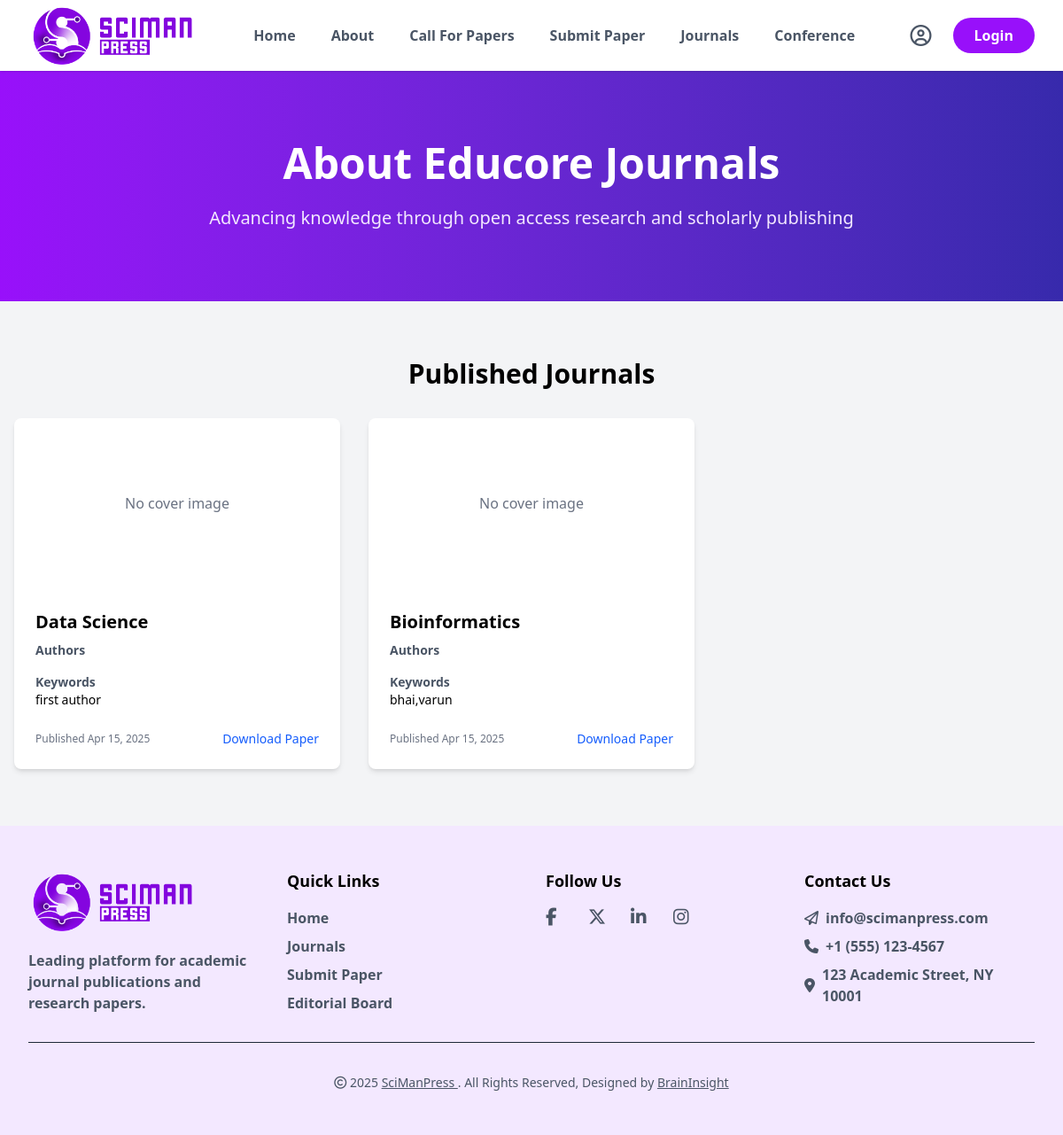
Page /journals/ on the earlier database version.
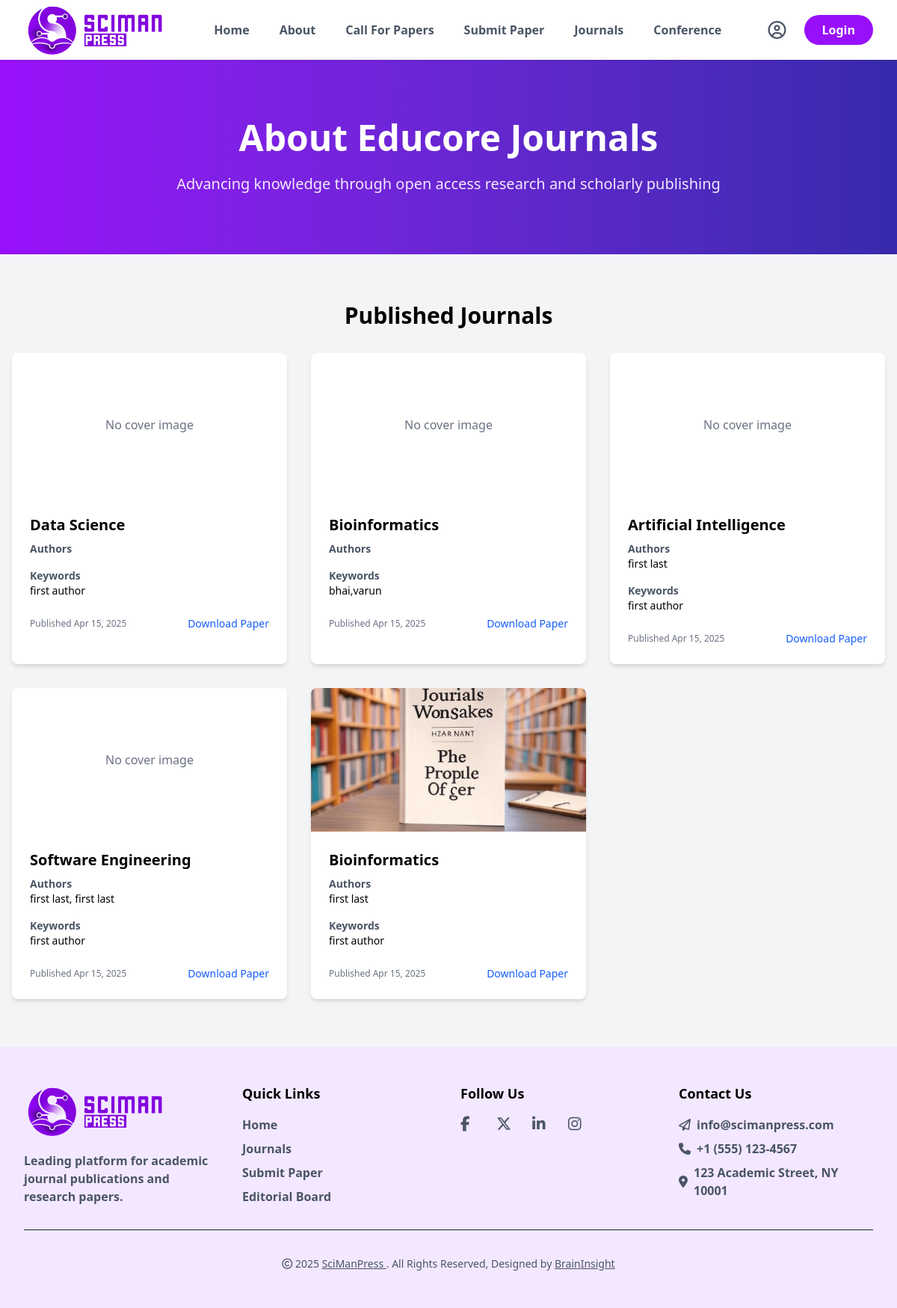
Same page on the later database version.
### main/models.py (models this page shows, shortened)
class SubmittedPaper(models.Model):
    journal = models.CharField(max_length=100, choices=JOURNAL_CHOICES)
    keywords = models.CharField(max_length=200)
    upload = models.FileField(upload_to='papers/')
    cover_image = models.ImageField(upload_to='covers/', blank=True, null=True)
    is_approved = models.BooleanField(default=False)
    submitted_at = models.DateTimeField(auto_now_add=True)

class Author(models.Model):
    paper = models.ForeignKey(SubmittedPaper, on_delete=models.CASCADE, related_name='authors')
    first_name = models.CharField(max_length=100)
    last_name = models.CharField(max_length=100)
    email = models.EmailField()
    phone_number = models.CharField(max_length=20)
    country = models.CharField(max_length=100, choices=COUNTRY_CHOICES)
    organization = models.CharField(max_length=200)
    website = models.URLField(blank=True)
    is_corresponding = models.BooleanField(default=False)

### main/views.py (the view)
# urls.py: path('journals/', views.journals, name='journals')
def journals(request):
    papers = SubmittedPaper.objects.filter(is_approved=True)
    return render(request, 'journals.html', {'papers': papers})

### main/templates/journals.html
{% extends 'base.html' %}
{% load static %}
{% block content %}
<section class="relative bg-gradient-to-r from-purple-600 to-indigo-800 py-20">
    <div class="container mx-auto px-6 text-center">
        <h1 class="text-4xl md:text-5xl font-bold text-white mb-6">About Educore Journals</h1>
        <p class="text-xl text-purple-100 max-w-3xl mx-auto">Advancing knowledge through open access research and scholarly publishing</p>
    </div>
</section>
{% include 'Published_journals.html' %}
{%endblock%}

### theme/templates/base.html (shortened to what this page needs)
{% load static tailwind_tags %}
<!DOCTYPE html>
<html lang="en">
  <head>
    {% tailwind_css %}
    <link rel="stylesheet" href="https://cdnjs.cloudflare.com/ajax/libs/font-awesome/6.5.0/css/all.min.css" />
  </head>
	<body class="bg-white">
	{% include 'core/header.html' %}
    <div class="wrapper">
        {% block content %}
        {% endblock %}
    </div>
		{% include 'core/footer.html' %}
	</body>
</html>

### main/templates/core/header.html (shortened to what this page needs)
{% load static %}
<nav class="bg-white shadow-sm sticky top-0 z-50">
  <div class="max-w-screen-2xl mx-auto px-4 sm:px-6 lg:px-8">
    <div class="flex justify-between items-center h-20">
      <a href="/" class="flex items-center ">
        <img src="{% static 'images/logo.png' %}" alt="SciManPress" class="w-48 h-auto" />
      </a>
      <div class="hidden lg:flex items-center space-x-10 font-bold">
        <a href="/" class="{% if request.path == '/' %}text-purple-600{% else %}text-gray-600 hover:text-purple-600{% endif %} transition-colors">Home</a>
        <a href="{% url 'about' %}" class="{% if request.path == '/about/' %}text-purple-600{% else %}text-gray-600 hover:text-purple-600{% endif %} transition-colors">About</a>
        <a href="{% url 'callforpapers' %}" class="{% if request.path == '/callforpapers/' %}text-purple-600{% else %}text-gray-600 hover:text-purple-600{% endif %} transition-colors">Call For Papers</a>
        <a href="{% url 'submit_paper' %}" class="{% if request.path == '/paper-submission/' %}text-purple-600{% else %}text-gray-600 hover:text-purple-600{% endif %} transition-colors">Submit Paper</a>
        <a href="{% url 'journals' %}" class="text-gray-600 hover:text-purple-600 transition-colors">Journals</a>
        <a href="#" class="text-gray-600 hover:text-purple-600 transition-colors">Conference</a>
      </div>
      <div class="hidden lg:flex items-center space-x-6">
        <div class="relative">
          <a href="/dashboard" class="text-gray-600 hover:text-purple-600 text-2xl transition-colors" title="Dashboard">
            <i class="fa-regular fa-circle-user"></i>
          </a>
        </div>
        <a href="#" class="bg-purple-600 text-white px-6 py-2 font-semibold rounded-full hover:bg-purple-700 transition-colors">
          Login
        </a>
      </div>
    </div>
  </div>
</nav>

### main/templates/Published_journals.html
{% load static %}
<section class="bg-gray-100 py-16">
  <div class="max-w-screen-2xl mx-auto px-4">
    <h1 class="text-3xl font-bold text-center mb-8">Published Journals</h1>
    {% if papers %}
      <div class="grid md:grid-cols-2 lg:grid-cols-3 gap-8">
        {% for paper in papers %}
          <div class="bg-white rounded-lg shadow-md overflow-hidden hover:shadow-lg transition-shadow">
            {% if paper.cover_image %}
              <img src="{{ paper.cover_image.url }}" alt="{{ paper.get_journal_display }} cover" class="w-full h-48 object-cover">
            {% else %}
              <div class="w-full h-48 bg-gray-200 flex items-center justify-center">
                <span class="text-gray-500">No cover image</span>
              </div>
            {% endif %}
            <div class="p-6">
              <h2 class="text-xl font-bold mb-2">{{ paper.get_journal_display }}</h2>
              <div class="mb-4">
                <h3 class="text-sm font-semibold text-gray-600">Authors</h3>
                <p class="text-sm">
                  {% for author in paper.authors.all %}
                    {{ author.first_name }} {{ author.last_name }}{% if not forloop.last %}, {% endif %}
                  {% endfor %}
                </p>
              </div>
              <div class="mb-4">
                <h3 class="text-sm font-semibold text-gray-600">Keywords</h3>
                <p class="text-sm">{{ paper.keywords }}</p>
              </div>
              <div class="flex justify-between items-center mt-6">
                <span class="text-xs text-gray-500">
                  Published {{ paper.submitted_at|date:"M d, Y" }}
                </span>
                <a href="{{ paper.upload.url }}" class="text-blue-600 hover:text-blue-800 text-sm font-medium">
                  Download Paper
                </a>
              </div>
            </div>
          </div>
        {% endfor %}
      </div>
    {% else %}
      <div class="text-center py-12">
        <p class="text-gray-600">No journals have been published yet.</p>
      </div>
    {% endif %}
  </div>
</section>

### main/templates/core/footer.html
{%load static%}
<footer class="bg-purple-100 text-black">
    <div class="max-w-screen-2xl   mx-auto px-4 sm:px-6 lg:px-8 py-12">
      <div class="grid grid-cols-1 md:grid-cols-4 gap-8">
        <div>
          <a href="/" class="flex items-center mb-4">
            <img src="{% static 'images/logo.png' %}" alt="SciManPress" class="w-48 h-auto" />
          </a>
          <p class="text-gray-600 font-semibold">
            Leading platform for academic journal publications and research papers.
          </p>
        </div>
        <div class="font-semibold">
          <h4 class="text-lg font-bold mb-4">Quick Links</h4>
          <ul class="space-y-2">
            <li><a href="" class="text-gray-600 hover:text-purple-600">Home</a></li>
            <li><a href="" class="text-gray-600 hover:text-purple-600">Journals</a></li>
            <li><a href="" class="text-gray-600 hover:text-purple-600">Submit Paper</a></li>
            <li><a href="" class="text-gray-600 hover:text-purple-600">Editorial Board</a></li>
          </ul>
        </div>
        <div>
          <h4 class="text-lg font-bold mb-4">Follow Us</h4>
          <div class="space-y-4">
            <div class="flex items-center space-x-4">
              <a href="https://facebook.com/yourpage"
                 target="_blank"
                 rel="noopener noreferrer"
                 class="text-gray-600  transition-colors duration-300 hover:text-purple-600"
                 aria-label="Facebook">
                <i class="fab fa-facebook-f text-xl w-8 h-8 "></i>
              </a>
              <a href="https://twitter.com/yourhandle"
                 target="_blank"
                 rel="noopener noreferrer"
                 class="text-gray-600  transition-colors duration-300 hover:text-purple-600"
                 aria-label="Twitter">
                <i class="fab fa-x-twitter text-xl w-8 h-8 "></i>
              </a>
              <a href="https://linkedin.com/company/yourcompany"
                 target="_blank"
                 rel="noopener noreferrer"
                 class="text-gray-600  transition-colors duration-300 hover:text-purple-600"
                 aria-label="LinkedIn">
                <i class="fab fa-linkedin-in text-xl w-8 h-8 "></i>
              </a>
              <a href="https://instagram.com/yourprofile"
                 target="_blank"
                 rel="noopener noreferrer"
                 class="text-gray-600  transition-colors duration-300 hover:text-purple-600"
                 aria-label="Instagram">
                <i class="fab fa-instagram text-xl w-8 h-8    "></i>
              </a>
            </div>
          </div>
        </div>
        <div>
          <h4 class="text-lg font-bold mb-4">Contact Us</h4>
          <div class="space-y-2 font-semibold">
            <a href="info@scimanpress.com" class="flex items-center text-gray-600 hover:text-purple-600 transition-colors">
              <i class="fa-regular fa-paper-plane mr-2"></i>
              info@scimanpress.com
            </a>
            <a href="tel:+15551234567" class="flex items-center text-gray-600 hover:text-purple-600 transition-colors">
              <i class="fa-solid fa-phone mr-2"></i>
              +1 (555) 123-4567
            </a>
            <a href="https://maps.google.com?q=123+Academic+Street,+NY+10001"
               target="_blank"
               rel="noopener noreferrer"
               class="flex items-center text-gray-600 hover:text-purple-600 transition-colors">
              <i class="fa-solid fa-location-dot mr-2"></i>
              123 Academic Street, NY 10001
            </a>
          </div>
        </div>
      </div>
      <div class="border-t border-gray-800 mt-8 pt-8 text-center text-gray-600">
        <span class="text-sm text-gray-600 dark:text-gray-600">
            <i class="fa-regular hover:text-purple-600 fa-copyright "></i> 2025 <a href="/" class="hover:text-purple-600 underline hover:underline">
              SciManPress
            </a>
            . All Rights Reserved, Designed by  <a href="https://brain-insight.com/" target="_blank" class="hover:text-purple-600 underline hover:underline">
              BrainInsight
            </a>
          </span>
      </div>
    </div>
  </footer>

Differences in the rows shown:
added SubmittedPaper: shows "No cover image", journal "Artificial Intelligence", keywords "first author", submitted_at "Apr 15, 2025"
added Author: first_name "first", last_name "last", shown under "Artificial Intelligence"
added SubmittedPaper: shows "No cover image", journal "Software Engineering", keywords "first author", submitted_at "Apr 15, 2025"
added Author: first_name "first", last_name "last", shown under "Software Engineering"
added Author: first_name "first", last_name "last", shown under "Software Engineering"
added SubmittedPaper: cover_image (picture), journal "Bioinformatics", keywords "first author", submitted_at "Apr 15, 2025"
added Author: first_name "first", last_name "last", shown under "Bioinformatics"
